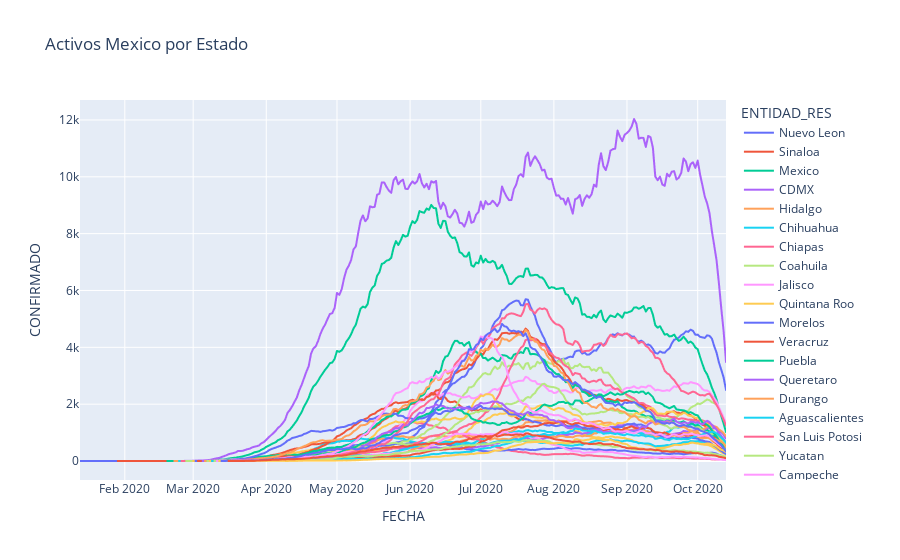

Here is the notebook cell this chart was saved with:
### Markdown cell above
## Actives Cases by State

### Code cell
df = df_mx

di = {1:"Aguascalientes", 2: "Baja California", 3:"Baja California Sur",  4: "Campeche", 5: "Coahuila", 6: "Colima",
     7: "Chiapas", 8: "Chihuahua", 9: "CDMX", 10: "Durango", 11: "Guanajuato", 12: "Guerrero", 13: "Hidalgo",
     14: "Jalisco", 15: "Mexico", 16: "Michoacan", 17: "Morelos", 18: "Nayarit", 19: "Nuevo Leon", 20: "Oaxaca",
     21: "Puebla", 22: "Queretaro", 23: "Quintana Roo", 24: "San Luis Potosi", 25: "Sinaloa", 26: "Sonora",
     27: "Tabasco", 28: "Tamaulipas", 29: "Tlaxcala", 30: "Veracruz", 31: "Yucatan", 32: "Zacatecas"}

df = df.loc[(df['RESULTADO_LAB'] == 1)] # resultado = positivo SARS-COV-2 o Pendiente

df = df.replace({"ENTIDAD_RES": di})

df = df[['FECHA_SINTOMAS','RESULTADO_LAB','ENTIDAD_RES']]

df.loc[df['RESULTADO_LAB'] == 1, 'CONFIRMADO'] = ['1']

df_by_date = df.groupby(["FECHA_SINTOMAS","ENTIDAD_RES"],as_index=False).count()
df_by_date['FECHA_SINTOMAS'] = pd.to_datetime(df_by_date['FECHA_SINTOMAS'])

first_case_date = df_by_date['FECHA_SINTOMAS'].iloc[0]

last_case_date = df_by_date['FECHA_SINTOMAS'].iloc[-1]

delta = (last_case_date) - first_case_date       # as timedelta

active_df = pd.DataFrame()

for i in range(delta.days + 1):
    day = first_case_date + timedelta(days=i)

    df_by_date['FECHA'] = day
    
    active_date_minus_14_days = day - timedelta(days=11)
    mask = (df_by_date['FECHA_SINTOMAS'] >= active_date_minus_14_days) & (df_by_date['FECHA_SINTOMAS'] <= day)
    filtered_df=df_by_date.loc[mask]
    
    filtered_df = filtered_df.groupby(["FECHA","ENTIDAD_RES"],as_index=False).sum()
    active_df = active_df.append(filtered_df)

fig = px.line(active_df, active_df.FECHA, active_df.CONFIRMADO, line_group= "ENTIDAD_RES",
              color="ENTIDAD_RES",
              title='Activos Mexico por Estado')
fig.show()

### Figure 1 — Plotly figure (JSON) as saved in the notebook; plotly's stock layout.template omitted (floating-point values rounded to 4 significant figures; data arrays with more than 128 entries replaced by an {"elided": "..."} marker saying what was removed)
{"data": [{"hovertemplate": "ENTIDAD_RES=Nuevo Leon<br>FECHA=%{x}<br>CONFIRMADO=%{y}<extra></extra>", "legendgroup": "Nuevo Leon", "line": {"color": "#636efa", "dash": "solid"}, "mode": "lines", "name": "Nuevo Leon", "showlegend": true, "type": "scattergl", "x": {"elided": "238 str values"}, "xaxis": "x", "y": {"elided": "238 int values"}, "yaxis": "y"}, {"hovertemplate": "ENTIDAD_RES=Sinaloa<br>FECHA=%{x}<br>CONFIRMADO=%{y}<extra></extra>", "legendgroup": "Sinaloa", "line": {"color": "#EF553B", "dash": "solid"}, "mode": "lines", "name": "Sinaloa", "showlegend": true, "type": "scattergl", "x": {"elided": "245 str values"}, "xaxis": "x", "y": {"elided": "245 int values"}, "yaxis": "y"}, {"hovertemplate": "ENTIDAD_RES=Mexico<br>FECHA=%{x}<br>CONFIRMADO=%{y}<extra></extra>", "legendgroup": "Mexico", "line": {"color": "#00cc96", "dash": "solid"}, "mode": "lines", "name": "Mexico", "showlegend": true, "type": "scattergl", "x": {"elided": "238 str values"}, "xaxis": "x", "y": {"elided": "238 int values"}, "yaxis": "y"}, {"hovertemplate": "ENTIDAD_RES=CDMX<br>FECHA=%{x}<br>CONFIRMADO=%{y}<extra></extra>", "legendgroup": "CDMX", "line": {"color": "#ab63fa", "dash": "solid"}, "mode": "lines", "name": "CDMX", "showlegend": true, "type": "scattergl", "x": {"elided": "235 str values"}, "xaxis": "x", "y": {"elided": "235 int values"}, "yaxis": "y"}, {"hovertemplate": "ENTIDAD_RES=Hidalgo<br>FECHA=%{x}<br>CONFIRMADO=%{y}<extra></extra>", "legendgroup": "Hidalgo", "line": {"color": "#FFA15A", "dash": "solid"}, "mode": "lines", "name": "Hidalgo", "showlegend": true, "type": "scattergl", "x": {"elided": "233 str values"}, "xaxis": "x", "y": {"elided": "233 int values"}, "yaxis": "y"}, {"hovertemplate": "ENTIDAD_RES=Chihuahua<br>FECHA=%{x}<br>CONFIRMADO=%{y}<extra></extra>", "legendgroup": "Chihuahua", "line": {"color": "#19d3f3", "dash": "solid"}, "mode": "lines", "name": "Chihuahua", "showlegend": true, "type": "scattergl", "x": {"elided": "230 str values"}, "xaxis": "x", "y": {"elided": "230 int values"}, "yaxis": "y"}, {"hovertemplate": "ENTIDAD_RES=Chiapas<br>FECHA=%{x}<br>CONFIRMADO=%{y}<extra></extra>", "legendgroup": "Chiapas", "line": {"color": "#FF6692", "dash": "solid"}, "mode": "lines", "name": "Chiapas", "showlegend": true, "type": "scattergl", "x": {"elided": "227 str values"}, "xaxis": "x", "y": {"elided": "227 int values"}, "yaxis": "y"}, {"hovertemplate": "ENTIDAD_RES=Coahuila<br>FECHA=%{x}<br>CONFIRMADO=%{y}<extra></extra>", "legendgroup": "Coahuila", "line": {"color": "#B6E880", "dash": "solid"}, "mode": "lines", "name": "Coahuila", "showlegend": true, "type": "scattergl", "x": {"elided": "230 str values"}, "xaxis": "x", "y": {"elided": "230 int values"}, "yaxis": "y"}, {"hovertemplate": "ENTIDAD_RES=Jalisco<br>FECHA=%{x}<br>CONFIRMADO=%{y}<extra></extra>", "legendgroup": "Jalisco", "line": {"color": "#FF97FF", "dash": "solid"}, "mode": "lines", "name": "Jalisco", "showlegend": true, "type": "scattergl", "x": {"elided": "227 str values"}, "xaxis": "x", "y": {"elided": "227 int values"}, "yaxis": "y"}, {"hovertemplate": "ENTIDAD_RES=Quintana Roo<br>FECHA=%{x}<br>CONFIRMADO=%{y}<extra></extra>", "legendgroup": "Quintana Roo", "line": {"color": "#FECB52", "dash": "solid"}, "mode": "lines", "name": "Quintana Roo", "showlegend": true, "type": "scattergl", "x": {"elided": "227 str values"}, "xaxis": "x", "y": {"elided": "227 int values"}, "yaxis": "y"}, {"hovertemplate": "ENTIDAD_RES=Morelos<br>FECHA=%{x}<br>CONFIRMADO=%{y}<extra></extra>", "legendgroup": "Morelos", "line": {"color": "#636efa", "dash": "solid"}, "mode": "lines", "name": "Morelos", "showlegend": true, "type": "scattergl", "x": {"elided": "226 str values"}, "xaxis": "x", "y": {"elided": "226 int values"}, "yaxis": "y"}, {"hovertemplate": "ENTIDAD_RES=Veracruz<br>FECHA=%{x}<br>CONFIRMADO=%{y}<extra></extra>", "legendgroup": "Veracruz", "line": {"color": "#EF553B", "dash": "solid"}, "mode": "lines", "name": "Veracruz", "showlegend": true, "type": "scattergl", "x": {"elided": "225 str values"}, "xaxis": "x", "y": {"elided": "225 int values"}, "yaxis": "y"}, {"hovertemplate": "ENTIDAD_RES=Puebla<br>FECHA=%{x}<br>CONFIRMADO=%{y}<extra></extra>", "legendgroup": "Puebla", "line": {"color": "#00cc96", "dash": "solid"}, "mode": "lines", "name": "Puebla", "showlegend": true, "type": "scattergl", "x": {"elided": "223 str values"}, "xaxis": "x", "y": {"elided": "223 int values"}, "yaxis": "y"}, {"hovertemplate": "ENTIDAD_RES=Queretaro<br>FECHA=%{x}<br>CONFIRMADO=%{y}<extra></extra>", "legendgroup": "Queretaro", "line": {"color": "#ab63fa", "dash": "solid"}, "mode": "lines", "name": "Queretaro", "showlegend": true, "type": "scattergl", "x": {"elided": "223 str values"}, "xaxis": "x", "y": {"elided": "223 int values"}, "yaxis": "y"}, {"hovertemplate": "ENTIDAD_RES=Durango<br>FECHA=%{x}<br>CONFIRMADO=%{y}<extra></extra>", "legendgroup": "Durango", "line": {"color": "#FFA15A", "dash": "solid"}, "mode": "lines", "name": "Durango", "showlegend": true, "type": "scattergl", "x": {"elided": "222 str values"}, "xaxis": "x", "y": {"elided": "222 int values"}, "yaxis": "y"}, {"hovertemplate": "ENTIDAD_RES=Aguascalientes<br>FECHA=%{x}<br>CONFIRMADO=%{y}<extra></extra>", "legendgroup": "Aguascalientes", "line": {"color": "#19d3f3", "dash": "solid"}, "mode": "lines", "name": "Aguascalientes", "showlegend": true, "type": "scattergl", "x": {"elided": "221 str values"}, "xaxis": "x", "y": {"elided": "221 int values"}, "yaxis": "y"}, {"hovertemplate": "ENTIDAD_RES=San Luis Potosi<br>FECHA=%{x}<br>CONFIRMADO=%{y}<extra></extra>", "legendgroup": "San Luis Potosi", "line": {"color": "#FF6692", "dash": "solid"}, "mode": "lines", "name": "San Luis Potosi", "showlegend": true, "type": "scattergl", "x": {"elided": "221 str values"}, "xaxis": "x", "y": {"elided": "221 int values"}, "yaxis": "y"}, {"hovertemplate": "ENTIDAD_RES=Yucatan<br>FECHA=%{x}<br>CONFIRMADO=%{y}<extra></extra>", "legendgroup": "Yucatan", "line": {"color": "#B6E880", "dash": "solid"}, "mode": "lines", "name": "Yucatan", "showlegend": true, "type": "scattergl", "x": {"elided": "221 str values"}, "xaxis": "x", "y": {"elided": "221 int values"}, "yaxis": "y"}, {"hovertemplate": "ENTIDAD_RES=Campeche<br>FECHA=%{x}<br>CONFIRMADO=%{y}<extra></extra>", "legendgroup": "Campeche", "line": {"color": "#FF97FF", "dash": "solid"}, "mode": "lines", "name": "Campeche", "showlegend": true, "type": "scattergl", "x": {"elided": "220 str values"}, "xaxis": "x", "y": {"elided": "220 int values"}, "yaxis": "y"}, {"hovertemplate": "ENTIDAD_RES=Guerrero<br>FECHA=%{x}<br>CONFIRMADO=%{y}<extra></extra>", "legendgroup": "Guerrero", "line": {"color": "#FECB52", "dash": "solid"}, "mode": "lines", "name": "Guerrero", "showlegend": true, "type": "scattergl", "x": {"elided": "220 str values"}, "xaxis": "x", "y": {"elided": "220 int values"}, "yaxis": "y"}, {"hovertemplate": "ENTIDAD_RES=Baja California<br>FECHA=%{x}<br>CONFIRMADO=%{y}<extra></extra>", "legendgroup": "Baja California", "line": {"color": "#636efa", "dash": "solid"}, "mode": "lines", "name": "Baja California", "showlegend": true, "type": "scattergl", "x": {"elided": "219 str values"}, "xaxis": "x", "y": {"elided": "219 int values"}, "yaxis": "y"}, {"hovertemplate": "ENTIDAD_RES=Baja California Sur<br>FECHA=%{x}<br>CONFIRMADO=%{y}<extra></extra>", "legendgroup": "Baja California Sur", "line": {"color": "#EF553B", "dash": "solid"}, "mode": "lines", "name": "Baja California Sur", "showlegend": true, "type": "scattergl", "x": {"elided": "219 str values"}, "xaxis": "x", "y": {"elided": "219 int values"}, "yaxis": "y"}, {"hovertemplate": "ENTIDAD_RES=Michoacan<br>FECHA=%{x}<br>CONFIRMADO=%{y}<extra></extra>", "legendgroup": "Michoacan", "line": {"color": "#00cc96", "dash": "solid"}, "mode": "lines", "name": "Michoacan", "showlegend": true, "type": "scattergl", "x": {"elided": "219 str values"}, "xaxis": "x", "y": {"elided": "219 int values"}, "yaxis": "y"}, {"hovertemplate": "ENTIDAD_RES=Oaxaca<br>FECHA=%{x}<br>CONFIRMADO=%{y}<extra></extra>", "legendgroup": "Oaxaca", "line": {"color": "#ab63fa", "dash": "solid"}, "mode": "lines", "name": "Oaxaca", "showlegend": true, "type": "scattergl", "x": {"elided": "219 str values"}, "xaxis": "x", "y": {"elided": "219 int values"}, "yaxis": "y"}, {"hovertemplate": "ENTIDAD_RES=Tabasco<br>FECHA=%{x}<br>CONFIRMADO=%{y}<extra></extra>", "legendgroup": "Tabasco", "line": {"color": "#FFA15A", "dash": "solid"}, "mode": "lines", "name": "Tabasco", "showlegend": true, "type": "scattergl", "x": {"elided": "219 str values"}, "xaxis": "x", "y": {"elided": "219 int values"}, "yaxis": "y"}, {"hovertemplate": "ENTIDAD_RES=Zacatecas<br>FECHA=%{x}<br>CONFIRMADO=%{y}<extra></extra>", "legendgroup": "Zacatecas", "line": {"color": "#19d3f3", "dash": "solid"}, "mode": "lines", "name": "Zacatecas", "showlegend": true, "type": "scattergl", "x": {"elided": "219 str values"}, "xaxis": "x", "y": {"elided": "219 int values"}, "yaxis": "y"}, {"hovertemplate": "ENTIDAD_RES=Guanajuato<br>FECHA=%{x}<br>CONFIRMADO=%{y}<extra></extra>", "legendgroup": "Guanajuato", "line": {"color": "#FF6692", "dash": "solid"}, "mode": "lines", "name": "Guanajuato", "showlegend": true, "type": "scattergl", "x": {"elided": "218 str values"}, "xaxis": "x", "y": {"elided": "218 int values"}, "yaxis": "y"}, {"hovertemplate": "ENTIDAD_RES=Nayarit<br>FECHA=%{x}<br>CONFIRMADO=%{y}<extra></extra>", "legendgroup": "Nayarit", "line": {"color": "#B6E880", "dash": "solid"}, "mode": "lines", "name": "Nayarit", "showlegend": true, "type": "scattergl", "x": {"elided": "218 str values"}, "xaxis": "x", "y": {"elided": "218 int values"}, "yaxis": "y"}, {"hovertemplate": "ENTIDAD_RES=Sonora<br>FECHA=%{x}<br>CONFIRMADO=%{y}<extra></extra>", "legendgroup": "Sonora", "line": {"color": "#FF97FF", "dash": "solid"}, "mode": "lines", "name": "Sonora", "showlegend": true, "type": "scattergl", "x": {"elided": "217 str values"}, "xaxis": "x", "y": {"elided": "217 int values"}, "yaxis": "y"}, {"hovertemplate": "ENTIDAD_RES=Colima<br>FECHA=%{x}<br>CONFIRMADO=%{y}<extra></extra>", "legendgroup": "Colima", "line": {"color": "#FECB52", "dash": "solid"}, "mode": "lines", "name": "Colima", "showlegend": true, "type": "scattergl", "x": {"elided": "216 str values"}, "xaxis": "x", "y": {"elided": "216 int values"}, "yaxis": "y"}, {"hovertemplate": "ENTIDAD_RES=Tamaulipas<br>FECHA=%{x}<br>CONFIRMADO=%{y}<extra></extra>", "legendgroup": "Tamaulipas", "line": {"color": "#636efa", "dash": "solid"}, "mode": "lines", "name": "Tamaulipas", "showlegend": true, "type": "scattergl", "x": {"elided": "215 str values"}, "xaxis": "x", "y": {"elided": "215 int values"}, "yaxis": "y"}, {"hovertemplate": "ENTIDAD_RES=Tlaxcala<br>FECHA=%{x}<br>CONFIRMADO=%{y}<extra></extra>", "legendgroup": "Tlaxcala", "line": {"color": "#EF553B", "dash": "solid"}, "mode": "lines", "name": "Tlaxcala", "showlegend": true, "type": "scattergl", "x": {"elided": "212 str values"}, "xaxis": "x", "y": {"elided": "212 int values"}, "yaxis": "y"}], "layout": {"legend": {"title": {"text": "ENTIDAD_RES"}, "tracegroupgap": 0}, "title": {"text": "Activos Mexico por Estado"}, "xaxis": {"anchor": "y", "domain": [0, 1], "title": {"text": "FECHA"}}, "yaxis": {"anchor": "x", "domain": [0, 1], "title": {"text": "CONFIRMADO"}}}}
